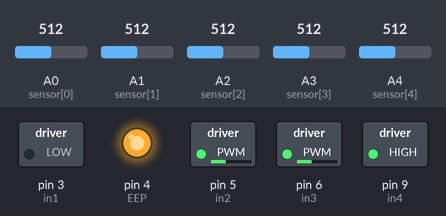
Simulated run of this sketch. Board: Arduino Nano, built with avr-gcc and run on an emulated ATmega328P. Shown: switched loads named in the sketch (green lamp = pin HIGH), output pins drawn as LEDs (lit = HIGH). The test bench sets the inputs (shaded band); at power-on: A1 (sensor[1]) = 512, A3 (sensor[3]) = 512, A2 (sensor[2]) = 512, A0 (sensor[0]) = 512, A4 (sensor[4]) = 512.

Above: at 1.2 s.
1.3 s: A1 (sensor[1]) set to 294
At 2.1 s:
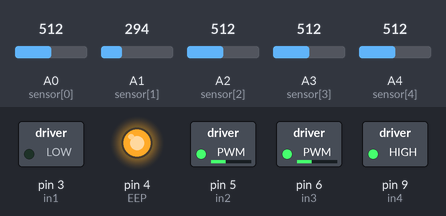
2.8 s: A1 (sensor[1]) set to 261
At 4.0 s:
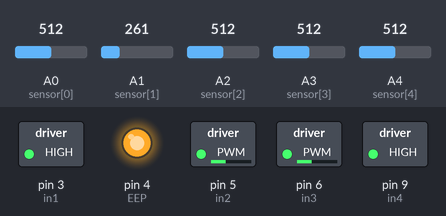
Timing chart, 0 to 3.5 s (numbered marks = the images above; inputs shaded):
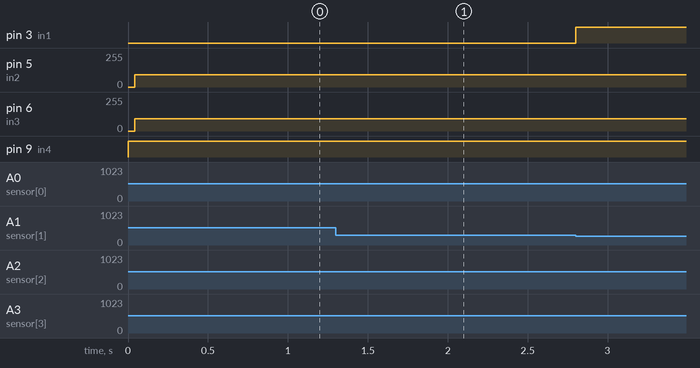

The sketch:

line_follower_3.ino
```cpp
//define pins from Arduino Nano
// like 9 is labeled D9 in the hardware
// as well as 6 as D6
#define in1 3
#define in2 5
#define in3 6
#define in4 9
#define EEP 4

int sensor[5] = {A0, A1, A2, A3, A4};

bool white[5];

int border = 280;

int minus = 3;
int Tdelay = 300;
int MSpeed = 255;
int SSpeed = 200;
int Speed = 160;
int TSpeed = 120;
int SSTSpeed = 80;
int STSpeed = 75;
int BSpeed = 50;
int BBSpeed = 40;
int BBBSpeed = 30;
void setup() {
  Serial.begin(9600);
  pinMode(in1, OUTPUT);
  pinMode(in2, OUTPUT);
  pinMode(in3, OUTPUT);
  pinMode(in4, OUTPUT);
  pinMode(EEP, OUTPUT);
  for(int i=0;i<6;i++){
    pinMode(sensor[i],INPUT);
  }
  digitalWrite(EEP, HIGH);
}


void loop() {
  for (int i=0;i<5;i++){
    int sens = analogRead(sensor[i]);
    white[i] = (sens < border);
  }
  if(white[3] && white[1] && !white[2]){
    forward();
  //}else if(white[2] && !white[3] && white[4]){
  //  soft_left();
  //}else if(white[1] && !white[2] && white[3]){
  //  soft_right();
  //}else if(!white[1] && white[5]){
  //  right();
  //}else if(!white[4] && white[0]){
  //  left();
  }else if(!white[1]){
    hstop();
    delayMicroseconds(Tdelay);
    soft_right();
    //right();
  }else if(!white[3]){
    hstop();
    delayMicroseconds(Tdelay);
    soft_left();
    //left();
  }else if(!white[0]){
    hard_right();
  }else if(!white[4]){
    hard_left();
  //}else if(white[0] && white[1] && white[2] && white[3] && white[4] && white[5]){
  //  stop();
  }
  //200 below is white
}

/*in1 and in2 is the RIGHT side of the motor and in1 is forward, in2 is backward
  in3 and in4 is the LEFT side if the motor and in4 is forward, in3 is backward*/
void soft_right(){
  analogWrite(in1, MSpeed-minus);
  //digitalWrite(in1, LOW);
  digitalWrite(in2, LOW);
  digitalWrite(in3, LOW);
  analogWrite(in4, MSpeed);
}
void soft_left(){
  analogWrite(in1, MSpeed);
  digitalWrite(in2, LOW);
  digitalWrite(in3, LOW);
  //digitalWrite(in4, LOW);
  analogWrite(in4, MSpeed-minus);
}
void right(){
  digitalWrite(in1, LOW);
  digitalWrite(in2, LOW);
  digitalWrite(in3, LOW);
  analogWrite(in4, BBSpeed);
}
void left(){
  analogWrite(in1, BBSpeed);
  digitalWrite(in2, LOW);
  digitalWrite(in3, LOW);
  digitalWrite(in4, LOW);
}
void hard_right(){
  digitalWrite(in1, LOW);
  analogWrite(in2, STSpeed);
  digitalWrite(in3, LOW);
  analogWrite(in4, STSpeed);
}
void hard_left(){
  analogWrite(in1, STSpeed);
  digitalWrite(in2, LOW);
  analogWrite(in3, STSpeed);
  digitalWrite(in4, LOW);
}
void soft_hard_right(){
  digitalWrite(in1, LOW);
  analogWrite(in2, STSpeed);
  digitalWrite(in3, LOW);
  analogWrite(in4, TSpeed);
}
void soft_hard_left(){
  analogWrite(in1, TSpeed);
  digitalWrite(in2, LOW);
  analogWrite(in3, TSpeed);
  digitalWrite(in4, LOW);
}
//void slow_right(){
//  digitalWrite(in1, HIGH);
//  digitalWrite(in2, HIGH);
//  digitalWrite(in3, LOW);
//  analogWrite(in4, BSpeed);
//}
//void fast_right(){
//  digitalWrite(in1, HIGH);
//  digitalWrite(in2, HIGH);
//  digitalWrite(in3, LOW);
//  analogWrite(in4, TSpeed);
//}
//void slow_left(){
//  analogWrite(in1, BSpeed);
//  digitalWrite(in2, LOW);
//  digitalWrite(in3, HIGH);
//  digitalWrite(in4, HIGH);
//}
//void fast_left(){
//  analogWrite(in1, TSpeed);
//  digitalWrite(in2, LOW);
//  digitalWrite(in4, HIGH);
//  digitalWrite(in3, HIGH);
//}
//
//
void stop(){
  digitalWrite(in1, LOW);
  digitalWrite(in2, LOW);
  digitalWrite(in3, LOW);
  digitalWrite(in4, LOW);
}
void hstop(){
  digitalWrite(in1, HIGH);
  digitalWrite(in2, HIGH);
  digitalWrite(in3, HIGH);
  digitalWrite(in4, HIGH);
}
//void back(){
//  digitalWrite(in1, LOW);
//  analogWrite(in2, BSpeed);
//  analogWrite(in3, BSpeed);
//  digitalWrite(in4, LOW);
//}
void forward(){
  //RIGHT SIDE
  analogWrite(in1, MSpeed);
  digitalWrite(in2, LOW);
  //LEFT SIDE
  digitalWrite(in3, LOW);
  analogWrite(in4, MSpeed);
}
//void slow_forward(){
//  //RIGHT SIDE
//  analogWrite(in1, TSpeed);
//  digitalWrite(in2, LOW);
//  //LEFT SIDE
//  digitalWrite(in3, LOW);
//  analogWrite(in4, TSpeed);
//}
//void soft_forward(){
//  //RIGHT SIDE
//  analogWrite(in1, STSpeed);
//  digitalWrite(in2, LOW);
//  //LEFT SIDE
//  digitalWrite(in3, LOW);
//  analogWrite(in4, STSpeed);
//}
//void brake_forward(){
//  analogWrite(in1, BSpeed);
//  digitalWrite(in2, LOW);
//  digitalWrite(in3, LOW);
//  analogWrite(in4, BSpeed);
//  delay(50);
//  digitalWrite(in1, HIGH);
//  digitalWrite(in2, HIGH);
//  digitalWrite(in3, HIGH);
//  digitalWrite(in4, HIGH);
//  delay(90);
//}
```

Measured:
- after the input at 1.3 s, pin 3 (in1): stays LOW (without the input it goes to HIGH after 0.53 s)
